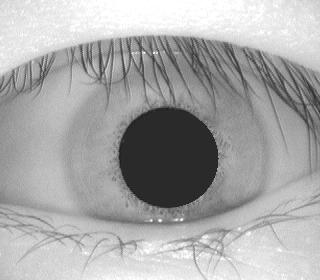
#> input picture CASIA1/10/010_1_3.jpg, 320 x 280 px; its folder holds only this picture in this run
$ python verifyDB_casia1.py --filename ../CASIA1/10/010_1_3.jpg
#> lines starting #> are read from the running program, lines starting #| are printed output that depends on the picture
### src/utils/imgutils.py

from scipy import signal
from scipy.ndimage import convolve
from skimage.transform import radon
import numpy as np
import multiprocessing as mp

#########################################################################
#  Functions used to search the bounder of iris (inner and bounder)
#########################################################################


def searchInnerBound(img):
    """
    Searching of the boundary (inner) of the iris
    """

    # integro-differential
    Y = img.shape[0]
    X = img.shape[1]
    sect = X/4
    minrad = 10
    maxrad = sect*0.8
    jump = 4 		# Precision of the search

    # Hough Space
    sz = np.array([np.floor((Y-2*sect)/jump),
                    np.floor((X-2*sect)/jump),
                    np.floor((maxrad-minrad)/jump)]).astype(int)

    #circular integration
    integrationprecision = 1
    angs = np.arange(0, 2*np.pi, integrationprecision)
    x, y, r = np.meshgrid(np.arange(sz[1]),
                          np.arange(sz[0]),
                          np.arange(sz[2]))
    y = sect + y*jump
    x = sect + x*jump
    r = minrad + r*jump
    hs = ContourIntegralCircular(img, y, x, r, angs)

    # Hough Space Partial Derivative
    hspdr = hs - hs[:, :, np.insert(np.arange(hs.shape[2]-1), 0, 0)]

    # blurring the image
    sm = 3
    hspdrs = signal.fftconvolve(hspdr, np.ones([sm,sm,sm]), mode="same")

    indmax = np.argmax(hspdrs.ravel())
    y,x,r = np.unravel_index(indmax, hspdrs.shape)

    inner_y = sect + y*jump
    inner_x = sect + x*jump
    inner_r = minrad + (r-1)*jump

    # Integro-Differential
    integrationprecision = 0.1
    angs = np.arange(0, 2*np.pi, integrationprecision)
    x, y, r = np.meshgrid(np.arange(jump*2),
                          np.arange(jump*2),
                          np.arange(jump*2))
    y = inner_y - jump + y
    x = inner_x - jump + x
    r = inner_r - jump + r
    hs = ContourIntegralCircular(img, y, x, r, angs)

    # Hough Space Partial Derivative
    hspdr = hs - hs[:, :, np.insert(np.arange(hs.shape[2]-1), 0, 0)]

    # blurring the image
    sm = 3
    hspdrs = signal.fftconvolve(hspdr, np.ones([sm,sm,sm]), mode="same")
    indmax = np.argmax(hspdrs.ravel())
    y,x,r = np.unravel_index(indmax, hspdrs.shape)

    inner_y = inner_y - jump + y
    inner_x = inner_x - jump + x
    inner_r = inner_r - jump + r - 1

    return inner_y, inner_x, inner_r


def searchOuterBound(img, inner_y, inner_x, inner_r):
    """
    Searching fo the boundary (outer) of the iris
    """
    maxdispl = np.round(inner_r*0.15).astype(int)

    minrad = np.round(inner_r/0.8).astype(int)
    maxrad = np.round(inner_r/0.3).astype(int)

    # Integration region and avoiding eyelids
    intreg = np.array([[2/6, 4/6], [8/6, 10/6]]) * np.pi

    #circular integration
    integrationprecision = 0.05
    angs = np.concatenate([np.arange(intreg[0,0], intreg[0,1], integrationprecision),
                            np.arange(intreg[1,0], intreg[1,1], integrationprecision)],
                            axis=0)
    x, y, r = np.meshgrid(np.arange(2*maxdispl),
                          np.arange(2*maxdispl),
                          np.arange(maxrad-minrad))
    y = inner_y - maxdispl + y
    x = inner_x - maxdispl + x
    r = minrad + r
    hs = ContourIntegralCircular(img, y, x, r, angs)

    # Hough Space Partial Derivative
    hspdr = hs - hs[:, :, np.insert(np.arange(hs.shape[2]-1), 0, 0)]

    # blurring
    sm = 7 	# Size of the blurring mask
    hspdrs = signal.fftconvolve(hspdr, np.ones([sm, sm, sm]), mode="same")

    indmax = np.argmax(hspdrs.ravel())
    y, x ,r = np.unravel_index(indmax, hspdrs.shape)

    outer_y = inner_y - maxdispl + y + 1
    outer_x = inner_x - maxdispl + x + 1
    outer_r = minrad + r - 1

    return outer_y, outer_x, outer_r


def ContourIntegralCircular(imagen, y_0, x_0, r, angs):
    """
       Contour/circular integral using discrete rieman
    """
    y = np.zeros([len(angs), r.shape[0], r.shape[1], r.shape[2]], dtype=int)
    x = np.zeros([len(angs), r.shape[0], r.shape[1], r.shape[2]], dtype=int)
    for i in range(len(angs)):
        ang = angs[i]
        y[i, :, :, :] = np.round(y_0 - np.cos(ang) * r).astype(int)
        x[i, :, :, :] = np.round(x_0 + np.sin(ang) * r).astype(int)

    # adapt x and y
    ind = np.where(y < 0)
    y[ind] = 0
    ind = np.where(y >= imagen.shape[0])
    y[ind] = imagen.shape[0] - 1
    ind = np.where(x < 0)
    x[ind] = 0
    ind = np.where(x >= imagen.shape[1])
    x[ind] = imagen.shape[1] - 1

    hs = imagen[y, x]
    hs = np.sum(hs, axis=0)
    return hs.astype(float)

###############################################################################
#  Functions that segments regions of the image (iris, eyelids)
###############################################################################


def segment(eyeim, eyelashes_thres=80, use_multiprocess=True):
    """
        Segment the iris from the image
    """
    # Using daugman intefro-differential to the the iris
    # search the inner and outer bounds
    rowp, colp, rp = searchInnerBound(eyeim)
    row, col, r = searchOuterBound(eyeim, rowp, colp, rp)

    # pupil and iris boundaries
    rowp = np.round(rowp).astype(int)
    colp = np.round(colp).astype(int)
    rp = np.round(rp).astype(int)
    row = np.round(row).astype(int)
    col = np.round(col).astype(int)
    r = np.round(r).astype(int)
    cirpupil = [rowp, colp, rp]
    ciriris = [row, col, r]

    # top and bottom eyelid
    imsz = eyeim.shape
    irl = np.round(row - r).astype(int)
    iru = np.round(row + r).astype(int)
    icl = np.round(col - r).astype(int)
    icu = np.round(col + r).astype(int)
    if irl < 0:
        irl = 0
    if icl < 0:
        icl = 0
    if iru >= imsz[0]:
        iru = imsz[0] - 1
    if icu >= imsz[1]:
        icu = imsz[1] - 1
    imageiris = eyeim[irl: iru + 1, icl: icu + 1]

    # using muiltiprocessingh
    if use_multiprocess:
        ret_top = mp.Manager().dict()
        ret_bot = mp.Manager().dict()
        p_top = mp.Process(
            target=findTopEyelid,
            args=(imsz, imageiris, irl, icl, rowp, rp, ret_top),
        )
        p_bot = mp.Process(target=findBottomEyelid,
        args=(imsz, imageiris, rowp, rp, irl, icl, ret_bot),
        )
        p_top.start()
        p_bot.start()
        p_top.join()
        p_bot.join()
        mask_top = ret_top[0]
        mask_bot = ret_bot[0]
    else:
        mask_top = findTopEyelid(imsz, imageiris, irl, icl, rowp, rp)
        mask_bot = findBottomEyelid(imsz, imageiris, rowp, rp, irl, icl)

    # noise region we mark by NaN value
    imwithnoise = eyeim.astype(float)
    imwithnoise = imwithnoise + mask_top + mask_bot

    # For CASIA dataset, we need to eliminate eyelashes by threshold
    ref = eyeim < eyelashes_thres
    coords = np.where(ref == 1)
    imwithnoise[coords] = np.nan

    return ciriris, cirpupil, imwithnoise


# [396 lines left out: functions findTopEyelid, findBottomEyelid, findline, linecoords, canny, adjgamma and 4 more, not called in this run]

### src/utils/extractandenconding.py
from os import listdir
from utils.imgutils import segment, normalize
from cv2 import imread
from multiprocessing import Pool, cpu_count
from itertools import repeat
from fnmatch import filter
import numpy as np
import scipy.io as sio
import os
import warnings
warnings.filterwarnings("ignore")

##########################################################################
#  Function which generate the iris template using in the matching
##########################################################################
DATABASE_PATH = './templates/'


# [59 lines left out: functions encode_iris, gaborconvolve_f, not called in this run]


##########################################################################
# Function to extract the feature for the matching process
##########################################################################
def extractFeature(img_filename, eyelashes_threshold=80, multiprocess=True):
    """
    Extract features from an iris image
    """
    # parameters
    eyelashes_threshold = 80
    radial_resolution = 20
    angular_resolution = 240
    minw_length = 18
    mult = 1
    sigma_f = 0.5

    #  segmentation
    im = imread(img_filename, 0)
    ciriris, cirpupil, imwithnoise = segment(im, eyelashes_threshold,
                                    multiprocess)

    # normalization
    arr_polar, arr_noise = normalize(imwithnoise, ciriris[1],  ciriris[0], ciriris[2],
                                         cirpupil[1], cirpupil[0], cirpupil[2],
                                         radial_resolution, angular_resolution)

    #  feature encoding
    template, mask_noise = encode_iris(arr_polar, arr_noise, minw_length, mult,
    sigma_f)


    return template, mask_noise, img_filename


##########################################################################
# Functions that do the matching between the image and the
# account/template
##########################################################################


# [104 lines left out: functions matchingTemplate, HammingDistance, shiftbits_ham, matchingPool, not called in this run]

### src/verifyDB_casia1.py
import os
import cv2
import argparse
from time import time
from utils.extractandenconding import extractFeature, matchingTemplate

if __name__ == '__main__':
    # args
    parser = argparse.ArgumentParser()
    parser.add_argument("--filename", type=str,
                        help="../CASIA1/")
    parser.add_argument("--template_dir", type=str, default="src/templates/CASIA1/",
                        help="./templates/CASIA1/")
    parser.add_argument("--threshold", type=float, default=0.38,
                        help="Threshold for matching.")
    args = parser.parse_args()

    # Check if the input file exists
    if not os.path.isfile(args.filename):
        print("Input file not found. Please check the file path.")
        exit(1)

    # Check if the template directory exists
    if not os.path.isdir(args.template_dir):
        print("Template directory not found. Please check the directory path.")
        exit(1)

    # Read the image
    image = cv2.imread(args.filename, cv2.IMREAD_GRAYSCALE)
#> image is the input picture: shape (280, 320); min 17, max 255, mean 168.3

    if image is None:
        print("Error reading the image file. Please check the file path and integrity.")
        exit(1)

    # timing
    start = time()
    print('\tStart verifying {}\n'.format(args.filename))
    template, mask, filename = extractFeature(args.filename)
#> in searchInnerBound, `indmax = np.argmax(hspdrs.ravel())`: indmax = 10177
#> in searchInnerBound, `y,x,r = np.unravel_index(indmax, hspdrs.shape)`: y = 19; x = 22; r = 11
#> in searchInnerBound, `inner_y = sect + y*jump`: inner_y = 156
#> in searchInnerBound, `inner_x = sect + x*jump`: inner_x = 168
#> in searchInnerBound, `inner_r = minrad + (r-1)*jump`: inner_r = 50
#> in searchInnerBound, `indmax = np.argmax(hspdrs.ravel())`: indmax = 357
#> in searchInnerBound, `y,x,r = np.unravel_index(indmax, hspdrs.shape)`: y = 5; x = 4; r = 5
#> in searchInnerBound, `inner_y = inner_y - jump + y`: inner_y = 157
#> in segment, `rowp, colp, rp = searchInnerBound(eyeim)`: colp = 168; rp = 50
#> in searchOuterBound, `maxdispl = np.round(inner_r*0.15).astype(int)`: maxdispl = 8
#> in searchOuterBound, `minrad = np.round(inner_r/0.8).astype(int)`: minrad = 62
#> in searchOuterBound, `maxrad = np.round(inner_r/0.3).astype(int)`: maxrad = 167
#> in searchOuterBound, `indmax = np.argmax(hspdrs.ravel())`: indmax = 12432
#> in searchOuterBound, `y, x ,r = np.unravel_index(indmax, hspdrs.shape)`: y = 7; x = 6; r = 42
#> in searchOuterBound, `outer_y = inner_y - maxdispl + y + 1`: outer_y = 157
#> in searchOuterBound, `outer_x = inner_x - maxdispl + x + 1`: outer_x = 167
#> in searchOuterBound, `outer_r = minrad + r - 1`: outer_r = 103
#> in segment, `row, col, r = searchOuterBound(eyeim, rowp, colp, rp)`: row = 157; col = 167; r = 103
#> in segment, `cirpupil = [rowp, colp, rp]`: cirpupil = [157, 168, 50]
#> in segment, `ciriris = [row, col, r]`: ciriris = [157, 167, 103]
#> in segment, `irl = np.round(row - r).astype(int)`: irl = 54
#> in segment, `iru = np.round(row + r).astype(int)`: iru = 260
#> in segment, `icl = np.round(col - r).astype(int)`: icl = 64
#> in segment, `icu = np.round(col + r).astype(int)`: icu = 270
#> in segment, `imageiris = eyeim[irl: iru + 1, icl: icu + 1]`:
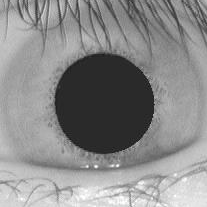
#> imageiris: shape (207, 207); min 17, max 255, mean 138.7
#> (the program exits here)
